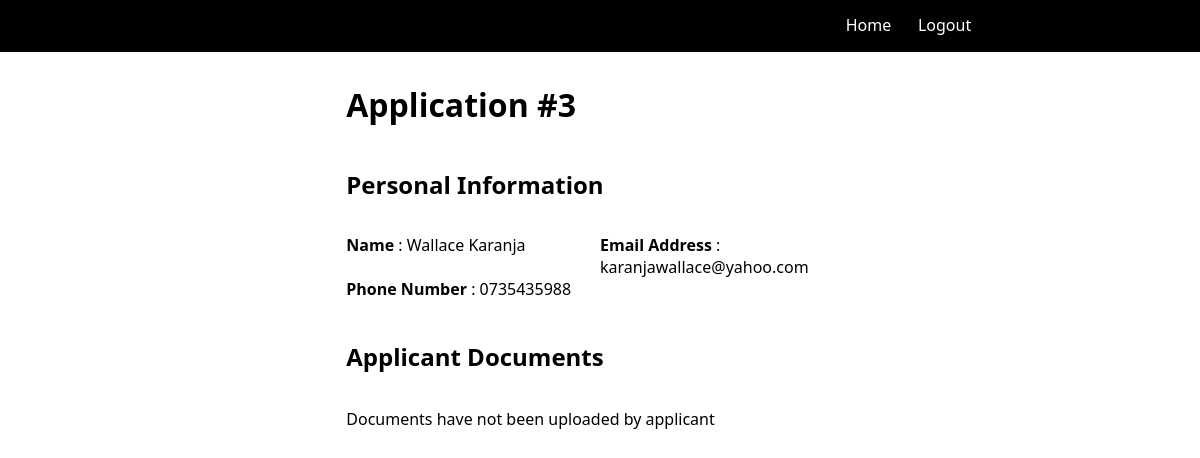
Screenshot of /admin/view.php?id=3 with the database file from the repository.
### tables this page shows
CREATE TABLE `application_form` (
  `id` bigint unsigned NOT NULL AUTO_INCREMENT,
  `firstname` varchar(255) NOT NULL,
  `lastname` varchar(255) NOT NULL,
  `email_address` varchar(255) DEFAULT NULL,
  `phone_number` varchar(15) NOT NULL,
  PRIMARY KEY (`id`)
);

### applicant/Form.php (called while the page is built, shortened)
<?php
class Form
{
    public $connection;
    public function __construct()
    {
        $this->connection = $this->createDbConnection();
    }
    public function createDbConnection()
    {
        $dsn = "mysql:host=localhost;port=3307;dbname=form";
        $username = "admin";
        $password = "admin2024";
        try {
            $pdo = new PDO($dsn, $username, $password);
            return $pdo;
        } catch (PDOException $e) {
            echo $e->getMessage();
        }
    }
    function selectById()
    {
        $sql = "SELECT * FROM application_form WHERE id = :id";
        $stmt = $this->connection->prepare($sql);
        if ($stmt->execute($_GET)) {
            $record = $stmt->fetchAll(PDO::FETCH_ASSOC);
            return $record;
        } else {
            return null;
        }
    }
}

### admin/view.php (the view, shortened to what this page needs)
<?php
include '../applicant/Form.php';
?>
<!DOCTYPE html>
<html lang="en">
<head>
    <link rel="stylesheet" href="../applicant/styles.css">
    <link rel="stylesheet" href="./css/styles.css">
</head>
<body>
    <div class="header-container">
        <div></div>
        <div></div>
        <div>
            <nav>
                <ul class="nav-container">
                    <div class="links">
                        <li><a href="index.php">Home</a></li>
                    </div>
                    <div>
                        <li class="links"><a href="logout.php">Logout</a></li>
                    </div>
                </ul>
            </nav>
        </div>
    </div>
    <div class="container">
        <div></div>
        <div class="info">
            <div>
                <h1>Application #<?php echo $_GET['id']; ?></h1>
            </div>
            <div>
                <h2>Personal Information</h2>
            </div>
            <div>
                <main>
                    <div class="info-container">
                        <?php
                        $application = new Form();
                        $info = $application->selectById();
                        if (!empty($info)) { ?>
                            <?php foreach ($info as $row) {
                            ?>
                                <div><b>Name</b> : <?php echo $row['firstname'] . " " . $row['lastname']; ?></div>
                                <div><b>Email Address</b> : <?php echo $row['email_address']; ?></div>
                                <div><b>Phone Number</b> : <?php echo $row['phone_number']; ?></div>
                            <?php } ?>
                        <?php } else { ?>
                            <div>
                                <p>Record does not exist !</p>
                            </div>
                        <?php } ?>
                    </div>
                </main>
            </div>
            <div class="documents">
                <h2>Applicant Documents</h2>
                <?php
                $documents = $application->selectDocumentsById();
                if (empty($documents)) { ?>
                    <p>Documents have not been uploaded by applicant</p>
                <?php } ?>
            </div>
        </div>
        <div></div>
    </div>
</body>
</html>

### applicant/styles.css (style rules this page uses)
body { font-family: 'Segoe UI', Tahoma, Geneva, Verdana, sans-serif; }
.header-container { display: grid; grid-template-columns: 1fr 1fr 1fr; background-color: black; margin-top: -10px; margin-left: -10px; margin-right: -10px; margin-bottom: 10px; }
.nav-container { display: grid; grid-template-columns: 1fr 1fr 1fr 1fr 1fr; }
.header-container nav ul li { display: inline; color: white; margin: 5px; }
.header-container nav ul li a { text-decoration: none; color: white; }
.container { display: grid; grid-template-columns: 1fr 2fr 1fr; }
.info { display: grid; grid-template-rows: 1fr 1fr 1fr; }
.info-container { display: grid; grid-template-columns: 1fr 1fr; }

### admin/css/styles.css (style rules this page uses)
body { font-family: 'Segoe UI', Tahoma, Geneva, Verdana, sans-serif; }
.header-container { display: grid; grid-template-columns: 1fr 1fr 1fr; background-color: black; margin-top: -10px; margin-left: -10px; margin-right: -10px; margin-bottom: 10px; }
.nav-container { display: grid; grid-template-columns: 1fr 1fr 1fr 1fr 1fr; }
.header-container nav ul li { display: inline; color: white; margin: 5px; }
.header-container nav ul li a { text-decoration: none; color: white; }
.container { display: grid; grid-template-columns: 1fr 1.5fr 1fr; }
.info { display: grid; grid-template-rows: 1fr 1fr 1fr; }
.info-container { display: grid; grid-template-columns: 1fr 1fr; }
.documents { display: grid; grid-template-rows: 1fr; }

### rows the page displays
application_form: firstname "Wallace", lastname "Karanja", email_address "karanjawallace@yahoo.com", phone_number "0735435988"

### other values shown
$_GET['id'] "3"
